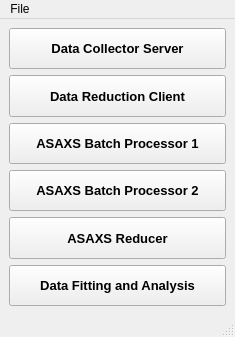
<?xml version="1.0" encoding="UTF-8"?>
<ui version="4.0">
 <class>MainWindow</class>
 <widget class="QMainWindow" name="MainWindow">
  <property name="geometry">
   <rect>
    <x>0</x>
    <y>0</y>
    <width>235</width>
    <height>337</height>
   </rect>
  </property>
  <property name="sizePolicy">
   <sizepolicy hsizetype="Fixed" vsizetype="Fixed">
    <horstretch>0</horstretch>
    <verstretch>0</verstretch>
   </sizepolicy>
  </property>
  <property name="windowTitle">
   <string>XAnoS</string>
  </property>
  <widget class="QWidget" name="centralwidget">
   <layout class="QVBoxLayout" name="verticalLayout">
    <item>
     <widget class="QPushButton" name="DataCollectorPushButton">
      <property name="sizePolicy">
       <sizepolicy hsizetype="Minimum" vsizetype="Expanding">
        <horstretch>0</horstretch>
        <verstretch>0</verstretch>
       </sizepolicy>
      </property>
      <property name="font">
       <font>
        <pointsize>10</pointsize>
        <weight>75</weight>
        <bold>true</bold>
       </font>
      </property>
      <property name="text">
       <string>Data Collector Server</string>
      </property>
     </widget>
    </item>
    <item>
     <widget class="QPushButton" name="DataReductionPushButton">
      <property name="sizePolicy">
       <sizepolicy hsizetype="Minimum" vsizetype="Expanding">
        <horstretch>0</horstretch>
        <verstretch>0</verstretch>
       </sizepolicy>
      </property>
      <property name="font">
       <font>
        <pointsize>10</pointsize>
        <weight>75</weight>
        <bold>true</bold>
       </font>
      </property>
      <property name="text">
       <string>Data Reduction Client</string>
      </property>
     </widget>
    </item>
    <item>
     <widget class="QPushButton" name="BatchProcessor1PushButton">
      <property name="sizePolicy">
       <sizepolicy hsizetype="Minimum" vsizetype="Expanding">
        <horstretch>0</horstretch>
        <verstretch>0</verstretch>
       </sizepolicy>
      </property>
      <property name="font">
       <font>
        <pointsize>10</pointsize>
        <weight>75</weight>
        <bold>true</bold>
       </font>
      </property>
      <property name="text">
       <string>ASAXS Batch Processor 1</string>
      </property>
     </widget>
    </item>
    <item>
     <widget class="QPushButton" name="BatchProcessor2PushButton">
      <property name="sizePolicy">
       <sizepolicy hsizetype="Minimum" vsizetype="Expanding">
        <horstretch>0</horstretch>
        <verstretch>0</verstretch>
       </sizepolicy>
      </property>
      <property name="font">
       <font>
        <pointsize>10</pointsize>
        <weight>75</weight>
        <bold>true</bold>
       </font>
      </property>
      <property name="text">
       <string>ASAXS Batch Processor 2</string>
      </property>
     </widget>
    </item>
    <item>
     <widget class="QPushButton" name="ASAXSReducerPushButton">
      <property name="sizePolicy">
       <sizepolicy hsizetype="Minimum" vsizetype="Expanding">
        <horstretch>0</horstretch>
        <verstretch>0</verstretch>
       </sizepolicy>
      </property>
      <property name="font">
       <font>
        <pointsize>10</pointsize>
        <weight>75</weight>
        <bold>true</bold>
       </font>
      </property>
      <property name="text">
       <string>ASAXS Reducer</string>
      </property>
     </widget>
    </item>
    <item>
     <widget class="QPushButton" name="DataFitAnalysisPushButton">
      <property name="sizePolicy">
       <sizepolicy hsizetype="Minimum" vsizetype="Expanding">
        <horstretch>0</horstretch>
        <verstretch>0</verstretch>
       </sizepolicy>
      </property>
      <property name="font">
       <font>
        <pointsize>10</pointsize>
        <weight>75</weight>
        <bold>true</bold>
       </font>
      </property>
      <property name="text">
       <string>Data Fitting and Analysis</string>
      </property>
     </widget>
    </item>
   </layout>
  </widget>
  <widget class="QMenuBar" name="menubar">
   <property name="geometry">
    <rect>
     <x>0</x>
     <y>0</y>
     <width>235</width>
     <height>21</height>
    </rect>
   </property>
   <widget class="QMenu" name="menuFile">
    <property name="title">
     <string>File</string>
    </property>
    <addaction name="actionQuit"/>
   </widget>
   <addaction name="menuFile"/>
  </widget>
  <widget class="QStatusBar" name="statusbar"/>
  <action name="actionQuit">
   <property name="text">
    <string>Quit</string>
   </property>
  </action>
 </widget>
 <resources/>
 <connections/>
</ui>
